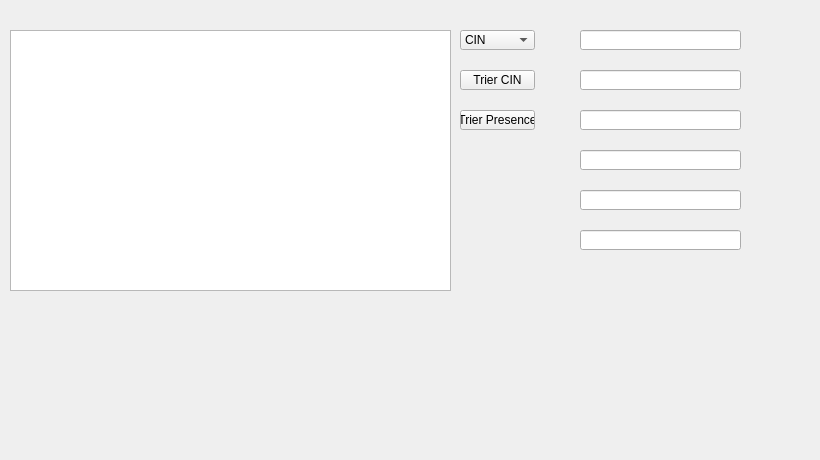
          <widget class="QWidget" name="tab_14">
           <attribute name="title">
            <string>Afficher</string>
           </attribute>
           <widget class="QLineEdit" name="recherche_grade">
            <property name="geometry">
             <rect>
              <x>580</x>
              <y>110</y>
              <width>161</width>
              <height>20</height>
             </rect>
            </property>
           </widget>
           <widget class="QPushButton" name="pushButton_28">
            <property name="geometry">
             <rect>
              <x>250</x>
              <y>370</y>
              <width>50</width>
              <height>50</height>
             </rect>
            </property>
            <property name="styleSheet">
             <string notr="true">background-color:tranparent;
border-image:url(:/images/icones/pdf.png);
background:none;
border:none;
background-repeat:none;</string>
            </property>
            <property name="text">
             <string/>
            </property>
           </widget>
           <widget class="QComboBox" name="comboBox">
            <property name="geometry">
             <rect>
              <x>460</x>
              <y>30</y>
              <width>75</width>
              <height>20</height>
             </rect>
            </property>
            <item>
             <property name="text">
              <string>CIN</string>
             </property>
            </item>
            <item>
             <property name="text">
              <string>GRADE</string>
             </property>
            </item>
            <item>
             <property name="text">
              <string>PRESENCE</string>
             </property>
            </item>
            <item>
             <property name="text">
              <string>SALAIRE</string>
             </property>
            </item>
            <item>
             <property name="text">
              <string>DATE CONTRAT</string>
             </property>
            </item>
           </widget>
           <widget class="QLineEdit" name="recherche_cin">
            <property name="geometry">
             <rect>
              <x>580</x>
              <y>70</y>
              <width>161</width>
              <height>20</height>
             </rect>
            </property>
           </widget>
           <widget class="QLineEdit" name="recherche_salaire">
            <property name="geometry">
             <rect>
              <x>580</x>
              <y>190</y>
              <width>161</width>
              <height>20</height>
             </rect>
            </property>
           </widget>
           <widget class="QLineEdit" name="recherche_presence">
            <property name="geometry">
             <rect>
              <x>580</x>
              <y>150</y>
              <width>161</width>
              <height>20</height>
             </rect>
            </property>
           </widget>
           <widget class="QLineEdit" name="recherche_date">
            <property name="geometry">
             <rect>
              <x>580</x>
              <y>230</y>
              <width>161</width>
              <height>20</height>
             </rect>
            </property>
           </widget>
           <widget class="QPushButton" name="pushButton_29">
            <property name="geometry">
             <rect>
              <x>460</x>
              <y>110</y>
              <width>75</width>
              <height>20</height>
             </rect>
            </property>
            <property name="text">
             <string>Trier Presence</string>
            </property>
           </widget>
           <widget class="QLineEdit" name="lineEdit">
            <property name="geometry">
             <rect>
              <x>580</x>
              <y>30</y>
              <width>161</width>
              <height>20</height>
             </rect>
            </property>
           </widget>
           <widget class="QPushButton" name="pushButton_2">
            <property name="geometry">
             <rect>
              <x>620</x>
              <y>270</y>
              <width>30</width>
              <height>30</height>
             </rect>
            </property>
            <property name="styleSheet">
             <string notr="true">background-color:tranparent;
border-image:url(:/images/icones/delete.png);
background:none;
border:none;
background-repeat:none;</string>
            </property>
            <property name="text">
             <string/>
            </property>
           </widget>
           <widget class="QPushButton" name="pushButton_3">
            <property name="geometry">
             <rect>
              <x>670</x>
              <y>270</y>
              <width>30</width>
              <height>30</height>
             </rect>
            </property>
            <property name="styleSheet">
             <string notr="true">background-color:tranparent;
border-image:url(:/images/icones/update.png);
background:none;
border:none;
background-repeat:none;</string>
            </property>
            <property name="text">
             <string/>
            </property>
           </widget>
           <widget class="QPushButton" name="pushButton_30">
            <property name="geometry">
             <rect>
              <x>360</x>
              <y>370</y>
              <width>50</width>
              <height>50</height>
             </rect>
            </property>
            <property name="styleSheet">
             <string notr="true">background-color:tranparent;
border-image:url(:/images/icones/printer.png);
background:none;
border:none;
background-repeat:none;</string>
            </property>
            <property name="text">
             <string/>
            </property>
           </widget>
           <widget class="QPushButton" name="pushButton_31">
            <property name="geometry">
             <rect>
              <x>750</x>
              <y>30</y>
              <width>30</width>
              <height>30</height>
             </rect>
            </property>
            <property name="styleSheet">
             <string notr="true">background-color:tranparent;
border-image:url(:/images/icones/focus.png);
background:none;
border:none;
background-repeat:none;</string>
            </property>
            <property name="text">
             <string/>
            </property>
           </widget>
           <widget class="QPushButton" name="pushButton_32">
            <property name="geometry">
             <rect>
              <x>460</x>
              <y>70</y>
              <width>75</width>
              <height>20</height>
             </rect>
            </property>
            <property name="text">
             <string>Trier CIN</string>
            </property>
           </widget>
           <widget class="QPushButton" name="pushButton_33">
            <property name="geometry">
             <rect>
              <x>130</x>
              <y>370</y>
              <width>50</width>
              <height>50</height>
             </rect>
            </property>
            <property name="styleSheet">
             <string notr="true">background-color:tranparent;
border-image:url(:/images/icones/afficher.png);
background:none;
border:none;
background-repeat:none;</string>
            </property>
            <property name="text">
             <string/>
            </property>
           </widget>
           <widget class="QTableView" name="tabpersonnel">
            <property name="geometry">
             <rect>
              <x>10</x>
              <y>30</y>
              <width>441</width>
              <height>261</height>
             </rect>
            </property>
           </widget>
           <widget class="QLabel" name="label_37">
            <property name="geometry">
             <rect>
              <x>-4</x>
              <y>-7</y>
              <width>811</width>
              <height>451</height>
             </rect>
            </property>
            <property name="styleSheet">
             <string notr="true">background-color:tranparent;
border-image:url(:/images/icones/back.jpg);
background:none;
border:none;
background-repeat:none;</string>
            </property>
            <property name="text">
             <string/>
            </property>
           </widget>
           <zorder>label_37</zorder>
           <zorder>recherche_grade</zorder>
           <zorder>pushButton_28</zorder>
           <zorder>comboBox</zorder>
           <zorder>recherche_cin</zorder>
           <zorder>recherche_salaire</zorder>
           <zorder>recherche_presence</zorder>
           <zorder>recherche_date</zorder>
           <zorder>pushButton_29</zorder>
           <zorder>lineEdit</zorder>
           <zorder>pushButton_2</zorder>
           <zorder>pushButton_3</zorder>
           <zorder>pushButton_30</zorder>
           <zorder>pushButton_31</zorder>
           <zorder>pushButton_32</zorder>
           <zorder>pushButton_33</zorder>
           <zorder>tabpersonnel</zorder>
          </widget>
